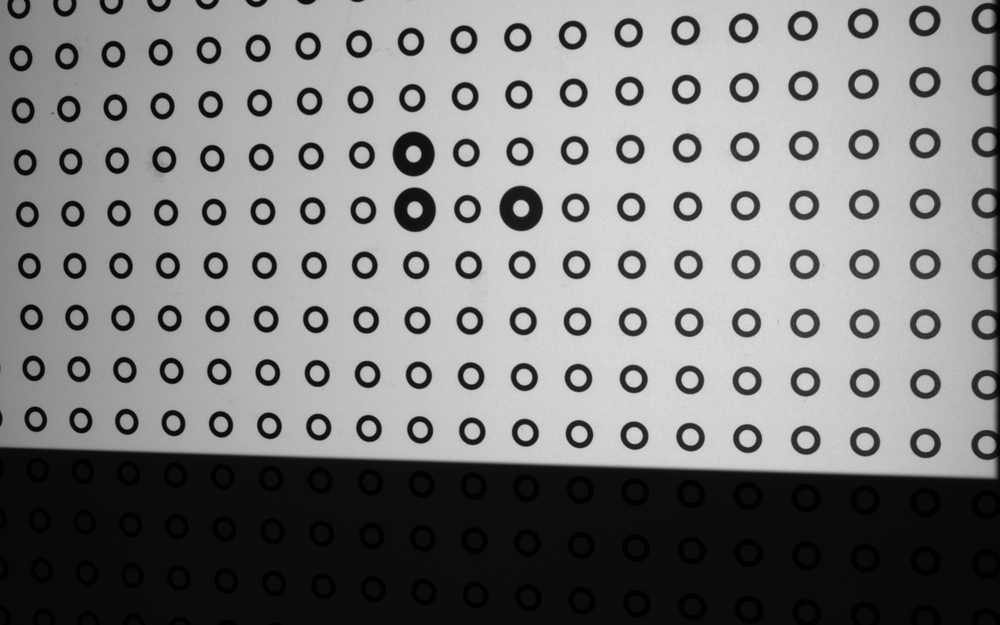
#> input picture tests/data/plate_cam0.png, 1000 x 625 px, shrunk from 1920 x 1200 before the run
$ python -i calibration.py   (imports and definitions only)
#> lines starting #> are read from the running program, lines starting #| are printed output that depends on the picture; after the words box and inside, x2 and y2 are one past the last pixel; in counts of white or black regions, pixels touching at a corner belong together
#> further down, picture is the input picture: shape (625, 1000); min 0, max 220, mean 125.7
"""Calibrazione stereo con la piastra di anelli.

La piastra (MediumField: passo 7,5 mm) è una griglia regolare di anelli neri su fondo
chiaro. Tre marcatori più grandi, a forma di L con rami da 1 e da 2 passi, fissano
origine e orientamento: così ogni anello ha un indice intero (i, j) e quindi una
posizione 3D nota (i*passo, j*passo, 0), indipendente dalla porzione di piastra inquadrata.

Sistema di coordinate della piastra:
    B = vertice della L          -> (0, 0)
    C = fine del ramo lungo      -> (2, 0)   (asse u)
    A = fine del ramo corto      -> (0, 1)   (asse v)
"""
from __future__ import annotations

import json
import time
from dataclasses import dataclass, field
from pathlib import Path

import cv2
import numpy as np

Grid = dict[tuple[int, int], tuple[float, float]]


# --------------------------------------------------------------------------- rilevamento
def detect_rings(gray: np.ndarray, min_area: float = 80.0) -> np.ndarray:
    """Trova gli anelli. Ritorna un array Nx3 con (x, y, raggio) in pixel."""
#> called with min_area = 80
    if gray.ndim == 3:
        gray = cv2.cvtColor(gray, cv2.COLOR_BGR2GRAY)
    h, w = gray.shape
#> h = 625; w = 1000
    blur = cv2.GaussianBlur(gray, (0, 0), 1.2)
    bw = cv2.adaptiveThreshold(blur, 255, cv2.ADAPTIVE_THRESH_GAUSSIAN_C,
                               cv2.THRESH_BINARY_INV, 101, 10)
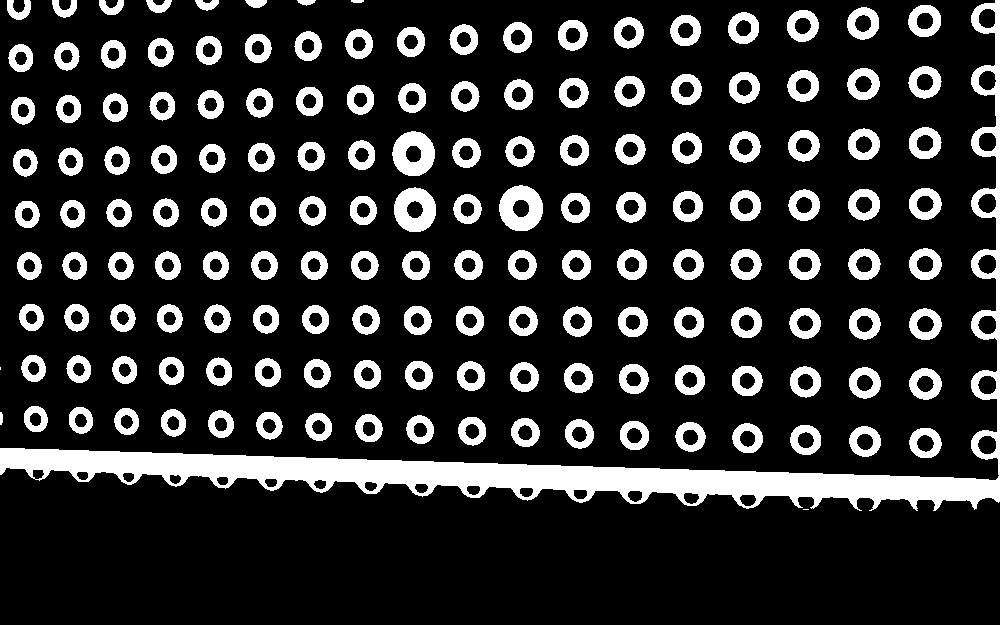
#> bw: shape (625, 1000); 17.4% white; 156 white regions (2 under 20 px)
    contours, hier = cv2.findContours(bw, cv2.RETR_CCOMP, cv2.CHAIN_APPROX_NONE)
#> contours = 323 contours, 2 with area under 20; largest, box (x1, y1, x2, y2) and area: (0, 0, 1000, 511) 32617, (499, 185, 543, 231) 1532, (392, 131, 435, 176) 1451, (394, 187, 436, 232) 1437, (908, 5, 941, 37) 802
    if hier is None:
        return np.empty((0, 3))
    hier = hier[0]
    rings = []
    for i, c in enumerate(contours):
        if hier[i][3] != -1 or len(c) < 20:      # solo contorni esterni con almeno 20 punti
            continue
        child = hier[i][2]
        if child == -1:
            continue
        area = cv2.contourArea(c)
        if area < min_area:
            continue
        x, y, bw_, bh = cv2.boundingRect(c)
        if x <= 1 or y <= 1 or x + bw_ >= w - 1 or y + bh >= h - 1:  # tagliati dal bordo
            continue
        # buco interno più grande tra i figli
        best, best_area = None, 0.0
        while child != -1:
            a = cv2.contourArea(contours[child])
            if a > best_area and len(contours[child]) >= 5:
                best, best_area = contours[child], a
            child = hier[child][0]
        if best is None or not (0.02 < best_area / area < 0.7):
            continue
        (cxo, cyo), (ao, bo), _ = cv2.fitEllipse(c)
        (cxi, cyi), _, _ = cv2.fitEllipse(best)
        if min(ao, bo) / max(ao, bo) < 0.45:
            continue
        rings.append(((cxo + cxi) / 2, (cyo + cyi) / 2, np.sqrt(ao * bo) / 2))
#> this loop made 323 passes
#> (area, x, y, bw_, bh, cxo, cyo) on passes 2, 4, 6: (742, 909, 428, 33, 30, 925, 442.6), (727.5, 849, 426, 32, 31, 864.6, 441), (704.5, 790, 425, 31, 30, 805.2, 439.4)
#> after the loop, rings = 144 items, first 6: (924.9, 442.7, 15.38), (864.6, 441.2, 15.24), (805.3, 439.6, 14.99), (747.1, 438, 14.78), (690, 436.6, 14.63), (634, 435.1, 14.36)
    return np.array(rings, dtype=np.float64).reshape(-1, 3)


# [30 lines left out: function find_markers, not called in this run]


@dataclass
class PlateDetection:
    grid: Grid                      # (i, j) -> (x, y) in pixel
    markers: np.ndarray             # 3x2: B, C, A
    n_rings: int

    def __len__(self) -> int:
        return len(self.grid)


# [44 lines left out: functions assign_grid, detect_plate, not called in this run]


# --------------------------------------------------------------------------- calibrazione
@dataclass
class CalibrationResult:
    image_size: tuple[int, int]
    pitch_mm: float
    K0: np.ndarray
    dist0: np.ndarray
    K1: np.ndarray
    dist1: np.ndarray
    R: np.ndarray                   # camera 0 -> camera 1
    T: np.ndarray                   # mm
    rms0: float
    rms1: float
    rms_stereo: float
    n_poses: int
    per_pose_error: list[float] = field(default_factory=list)
    created: str = ""

    @property
    def baseline_mm(self) -> float:
        return float(np.linalg.norm(self.T))

    # [43 lines left out: functions angle_deg, arc_radius_mm, summary, to_json, save, load, not called in this run]


class StereoCalibrator:
    """Raccoglie le pose della piastra viste da entrambe le camere e calcola la calibrazione."""

    MIN_POSES = 8

    # [5 lines left out: function __init__, not called in this run]

    def reset(self) -> None:
        self.poses.clear()

    # [20 lines left out: function add_pair, not called in this run]

    def _obj(self, keys) -> np.ndarray:
        return np.array([[i * self.pitch, j * self.pitch, 0.0] for i, j in keys], np.float32)

    # [30 lines left out: function calibrate, not called in this run]

>>> import cv2
>>> picture = cv2.imread('../tests/data/plate_cam0.png', cv2.IMREAD_GRAYSCALE)
>>> result = detect_rings(picture)
#> result = 144 rows, first 8: [924.9, 442.7, 15.38], [864.6, 441.2, 15.24], [805.3, 439.6, 14.99], [747.1, 438, 14.78], [690, 436.6, 14.63], [634, 435.1, 14.36], [578.9, 433.7, 14.26], [524.9, 432.2, 14.07]

$ run again, on tests/data/plate_cam1.png
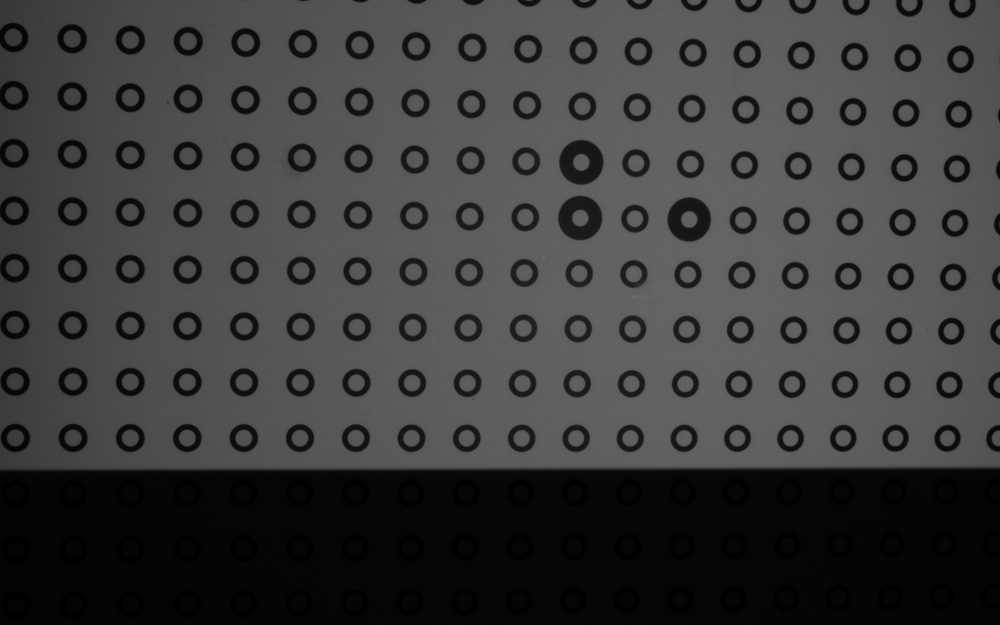
#> input picture tests/data/plate_cam1.png, 1000 x 625 px, shrunk from 1920 x 1200 before the run
#> picture is the input picture: shape (625, 1000); min 0, max 117, mean 59.7
#> in detect_rings, `bw = cv2.adaptiveThreshold(blur, 255, cv2.ADAPTIVE_THRESH_GAUSSIAN_C, ..`:
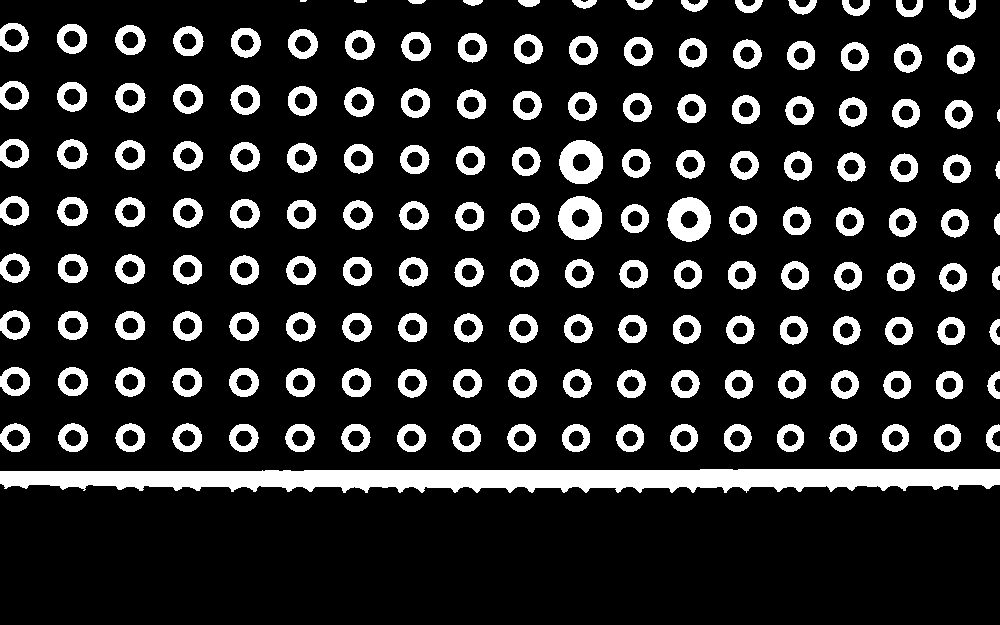
#> bw: shape (625, 1000); 15% white; 165 white regions (1 under 20 px)
#> contours = 309 contours, 2 with area under 20; largest, box (x1, y1, x2, y2) and area: (0, 469, 1000, 493) 16942, (559, 140, 603, 184) 1484, (558, 196, 602, 240) 1478, (667, 197, 711, 242) 1463, (115, 25, 146, 55) 680
#> the loop in detect_rings, `for i, c in enumerate(contours):` made 309 passes
#> (area, x, y, bw_, bh, cxo, cyo) on passes 3, 5, 7: (559, 934, 424, 27, 28, 947, 437.5), (562, 882, 424, 27, 28, 895, 437.5), (565, 829, 424, 28, 28, 842.8, 437.6)
#> after the loop in detect_rings, `for i, c in enumerate(contours):`: rings = 136 items, first 6: (947, 437.7, 13.35), (895.1, 437.7, 13.39), (842.8, 437.7, 13.43), (790.1, 437.8, 13.48), (737.1, 437.8, 13.6), (683.6, 437.7, 13.63)
#> result = 136 rows, first 8: [947, 437.7, 13.35], [895.1, 437.7, 13.39], [842.8, 437.7, 13.43], [790.1, 437.8, 13.48], [737.1, 437.8, 13.6], [683.6, 437.7, 13.63], [629.8, 437.8, 13.64], [575.7, 437.8, 13.71]
